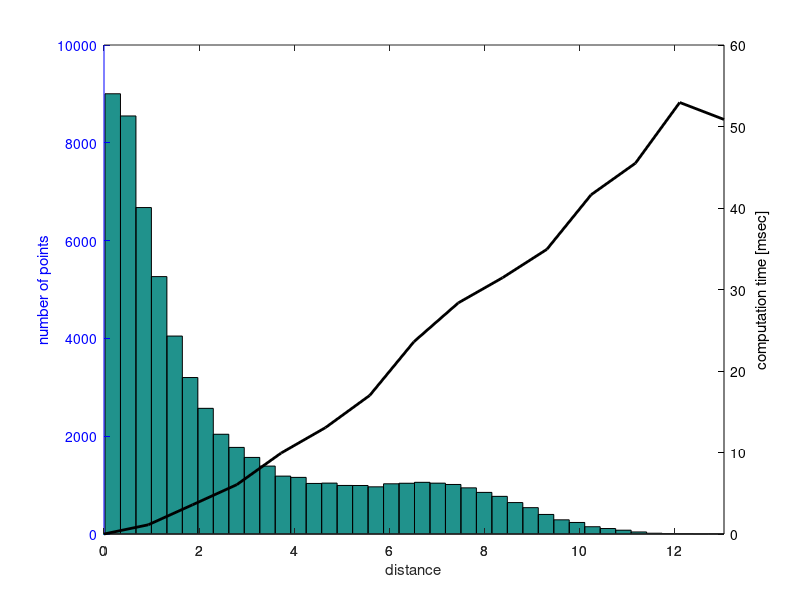
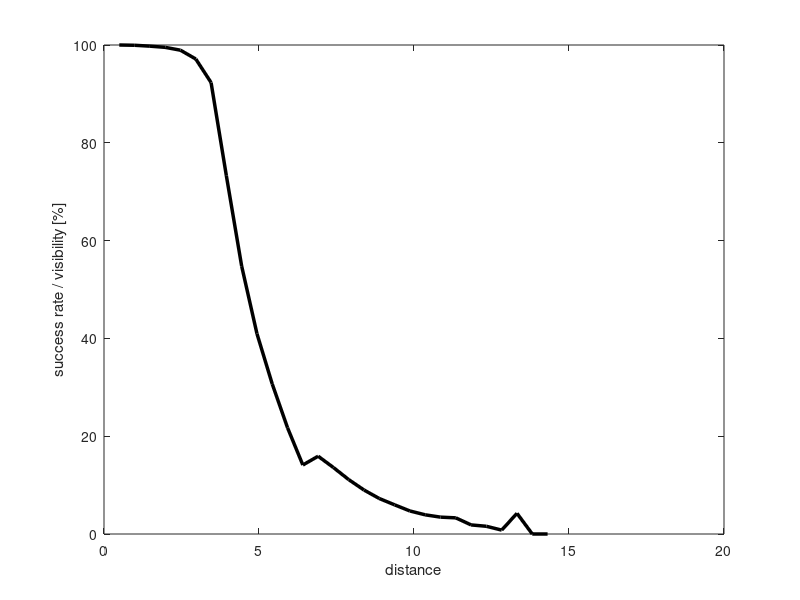

Here is the MATLAB script that generated these plots, in order:
% In this test, I test the RBS local connection with GD (KDL) projection.
% Random start and goal configurations are sampled and tested for
% connection. The sampling strategy is sampling a feasible point, sampling
% a random point and choping it from the first point, projecting and
% checking local connection.
% The success rate is also tracked to calculate visibility.
% This is also with [-180,180] joint limits (not official ABB limits)
% last updated: 08/02/17

% gd_rbs_verification.txt - seed: 1501696107
% Results in the above files in this form:
% f << {success} << " " << {path verified} << " " << {distance between confs.} << " " << rbs_time << endl;

clear all
clc

D = load('gd_rbs_verification.txt');

%% Verification

suc = D(:,1)==1;
verf = D(:,2)==1;

disp(['Results of ' num2str(size(D,1)) ' local-connection queries.']);

disp(['Percent of successful local-connections that were verified: ' num2str(sum(verf & suc)/sum(suc)*100) '%']);

%%

disp(['Avg. runtime for successful local-connection: ' num2str(mean(D(suc,4))*1e3)  ' +/- ' num2str(std(D(suc,4))/sqrt(size(D(suc,4),1))*1e3) ' msec ']);
disp(['Avg. runtime for failed local-connection: ' num2str(mean(D(~suc,4))*1e3)  ' +/- ' num2str(std(D(suc,4))/sqrt(size(D(~suc,4),1))*1e3) ' msec ']);

disp(['Success rate/visibility for the RBS: ' num2str(sum(suc)/size(D,1)*100) '%']);

%% Runtime

clear td d
Dd = D(suc,3);
Td = D(suc,4);
max_d = max(Dd);
d = linspace(0, max_d, 15);
for i = 2:length(d)
    M = Td(Dd>=d(i-1) & Dd<d(i));
    td(i) = mean(M);
end
td(1) = 0;

figure(1)
hist(Dd, 40);
hold on
[hAx,hLine1,hLine2] = plotyy(0,0,d, td*1000);
hold off
set(hLine2,'color','k','linewidth',2)
set(hAx,{'ycolor'},{'b';'k'})
xlabel('distance');
ylabel(hAx(1),'number of points');
ylabel(hAx(2),'computation time [msec]');
% ylim(hAx(1),[0 8500]);
% ylim(hAx(2),[0 0.12]);

%% Visibility

clear V d
Dd = D(:,3);
max_d = max(Dd);
d = linspace(0, max_d, 30);
for i = 2:length(d)
    S = D(D(:,3)>=d(i-1) & D(:,3)<d(i), 1);
    V(i-1) = sum(S)/length(S) * 100;
end
% V(1) = 100;

figure(2)
plot(d(2:end), V,'-k','linewidth',2.5);
xlabel('distance');
ylabel('success rate / visibility [%]');